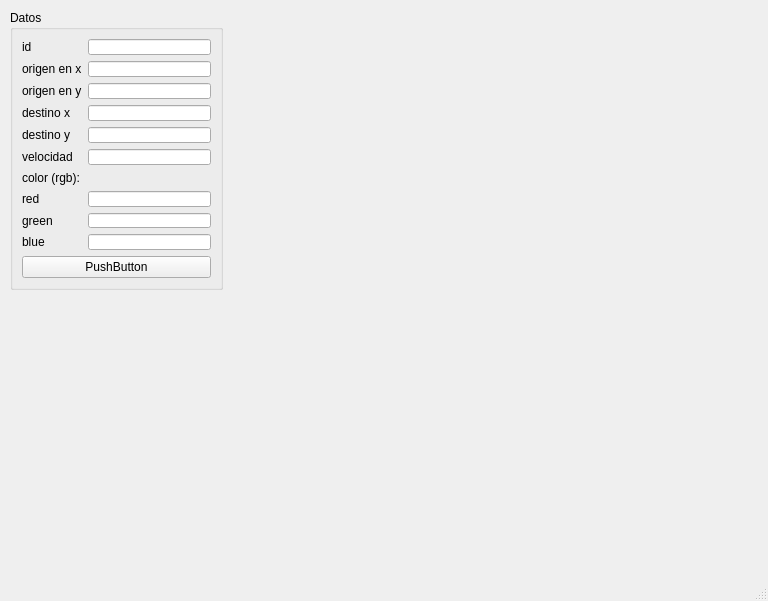
<?xml version="1.0" encoding="UTF-8"?>
<ui version="4.0">
 <class>MainWindow</class>
 <widget class="QMainWindow" name="MainWindow">
  <property name="geometry">
   <rect>
    <x>0</x>
    <y>0</y>
    <width>768</width>
    <height>601</height>
   </rect>
  </property>
  <property name="windowTitle">
   <string>MainWindow</string>
  </property>
  <widget class="QWidget" name="centralwidget">
   <widget class="QGroupBox" name="groupBox">
    <property name="geometry">
     <rect>
      <x>10</x>
      <y>10</y>
      <width>213</width>
      <height>280</height>
     </rect>
    </property>
    <property name="title">
     <string>Datos</string>
    </property>
    <layout class="QGridLayout" name="gridLayout">
     <item row="1" column="1">
      <widget class="QLineEdit" name="lineEdit_2"/>
     </item>
     <item row="2" column="1">
      <widget class="QLineEdit" name="lineEdit_3"/>
     </item>
     <item row="2" column="0">
      <widget class="QLabel" name="label_3">
       <property name="text">
        <string>origen en y</string>
       </property>
      </widget>
     </item>
     <item row="3" column="0">
      <widget class="QLabel" name="label_4">
       <property name="text">
        <string>destino x</string>
       </property>
      </widget>
     </item>
     <item row="8" column="1">
      <widget class="QLineEdit" name="lineEdit_8"/>
     </item>
     <item row="8" column="0">
      <widget class="QLabel" name="label_9">
       <property name="text">
        <string>green</string>
       </property>
      </widget>
     </item>
     <item row="10" column="0" rowspan="2" colspan="2">
      <widget class="QPushButton" name="pushButton">
       <property name="text">
        <string>PushButton</string>
       </property>
      </widget>
     </item>
     <item row="4" column="1">
      <widget class="QLineEdit" name="lineEdit_5"/>
     </item>
     <item row="9" column="1">
      <widget class="QLineEdit" name="lineEdit_9"/>
     </item>
     <item row="4" column="0">
      <widget class="QLabel" name="label_5">
       <property name="text">
        <string>destino y</string>
       </property>
      </widget>
     </item>
     <item row="5" column="1">
      <widget class="QLineEdit" name="lineEdit_6"/>
     </item>
     <item row="9" column="0">
      <widget class="QLabel" name="label_10">
       <property name="text">
        <string>blue</string>
       </property>
      </widget>
     </item>
     <item row="0" column="0">
      <widget class="QLabel" name="label">
       <property name="text">
        <string>id</string>
       </property>
      </widget>
     </item>
     <item row="7" column="0">
      <widget class="QLabel" name="label_8">
       <property name="text">
        <string>red</string>
       </property>
      </widget>
     </item>
     <item row="5" column="0">
      <widget class="QLabel" name="label_6">
       <property name="text">
        <string>velocidad</string>
       </property>
      </widget>
     </item>
     <item row="7" column="1">
      <widget class="QLineEdit" name="lineEdit_7"/>
     </item>
     <item row="0" column="1">
      <widget class="QLineEdit" name="lineEdit"/>
     </item>
     <item row="1" column="0">
      <widget class="QLabel" name="label_2">
       <property name="text">
        <string>origen en x</string>
       </property>
      </widget>
     </item>
     <item row="3" column="1">
      <widget class="QLineEdit" name="lineEdit_4"/>
     </item>
     <item row="6" column="0">
      <widget class="QLabel" name="label_7">
       <property name="text">
        <string>color (rgb):</string>
       </property>
      </widget>
     </item>
    </layout>
   </widget>
  </widget>
  <widget class="QMenuBar" name="menubar">
   <property name="geometry">
    <rect>
     <x>0</x>
     <y>0</y>
     <width>768</width>
     <height>21</height>
    </rect>
   </property>
  </widget>
  <widget class="QStatusBar" name="statusbar"/>
 </widget>
 <resources/>
 <connections/>
</ui>
